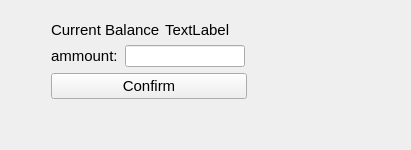
            <widget class="QWidget" name="WithdrawPage">
             <layout class="QGridLayout" name="gridLayout_10">
              <item row="0" column="0">
               <layout class="QGridLayout" name="gridLayout_9">
                <item row="0" column="1">
                 <spacer name="verticalSpacer_8">
                  <property name="orientation">
                   <enum>Qt::Vertical</enum>
                  </property>
                  <property name="sizeType">
                   <enum>QSizePolicy::Expanding</enum>
                  </property>
                  <property name="sizeHint" stdset="0">
                   <size>
                    <width>20</width>
                    <height>10</height>
                   </size>
                  </property>
                 </spacer>
                </item>
                <item row="4" column="1">
                 <spacer name="verticalSpacer_9">
                  <property name="orientation">
                   <enum>Qt::Vertical</enum>
                  </property>
                  <property name="sizeHint" stdset="0">
                   <size>
                    <width>20</width>
                    <height>40</height>
                   </size>
                  </property>
                 </spacer>
                </item>
                <item row="1" column="1">
                 <layout class="QHBoxLayout" name="horizontalLayout">
                  <item>
                   <widget class="QLabel" name="withdraw_currentbalance_label">
                    <property name="sizePolicy">
                     <sizepolicy hsizetype="Maximum" vsizetype="Maximum">
                      <horstretch>0</horstretch>
                      <verstretch>0</verstretch>
                     </sizepolicy>
                    </property>
                    <property name="minimumSize">
                     <size>
                      <width>108</width>
                      <height>18</height>
                     </size>
                    </property>
                    <property name="maximumSize">
                     <size>
                      <width>108</width>
                      <height>18</height>
                     </size>
                    </property>
                    <property name="font">
                     <font>
                      <pointsize>11</pointsize>
                     </font>
                    </property>
                    <property name="text">
                     <string>Current Balance:</string>
                    </property>
                   </widget>
                  </item>
                  <item>
                   <widget class="QLabel" name="withdraw_ammount_label_2">
                    <property name="sizePolicy">
                     <sizepolicy hsizetype="Maximum" vsizetype="Maximum">
                      <horstretch>0</horstretch>
                      <verstretch>0</verstretch>
                     </sizepolicy>
                    </property>
                    <property name="minimumSize">
                     <size>
                      <width>0</width>
                      <height>0</height>
                     </size>
                    </property>
                    <property name="maximumSize">
                     <size>
                      <width>80</width>
                      <height>18</height>
                     </size>
                    </property>
                    <property name="font">
                     <font>
                      <pointsize>11</pointsize>
                     </font>
                    </property>
                    <property name="text">
                     <string>TextLabel</string>
                    </property>
                   </widget>
                  </item>
                 </layout>
                </item>
                <item row="3" column="1">
                 <widget class="QPushButton" name="withdraw_confirm_button">
                  <property name="minimumSize">
                   <size>
                    <width>196</width>
                    <height>26</height>
                   </size>
                  </property>
                  <property name="maximumSize">
                   <size>
                    <width>196</width>
                    <height>26</height>
                   </size>
                  </property>
                  <property name="font">
                   <font>
                    <pointsize>11</pointsize>
                   </font>
                  </property>
                  <property name="text">
                   <string>Confirm</string>
                  </property>
                 </widget>
                </item>
                <item row="2" column="1">
                 <layout class="QHBoxLayout" name="horizontalLayout_3">
                  <item>
                   <widget class="QLabel" name="withdraw_ammount_label">
                    <property name="sizePolicy">
                     <sizepolicy hsizetype="Maximum" vsizetype="Maximum">
                      <horstretch>0</horstretch>
                      <verstretch>0</verstretch>
                     </sizepolicy>
                    </property>
                    <property name="minimumSize">
                     <size>
                      <width>68</width>
                      <height>22</height>
                     </size>
                    </property>
                    <property name="maximumSize">
                     <size>
                      <width>68</width>
                      <height>22</height>
                     </size>
                    </property>
                    <property name="font">
                     <font>
                      <pointsize>11</pointsize>
                     </font>
                    </property>
                    <property name="text">
                     <string>ammount:</string>
                    </property>
                   </widget>
                  </item>
                  <item>
                   <widget class="QLineEdit" name="withdraw_ammount_line">
                    <property name="sizePolicy">
                     <sizepolicy hsizetype="Maximum" vsizetype="Maximum">
                      <horstretch>0</horstretch>
                      <verstretch>0</verstretch>
                     </sizepolicy>
                    </property>
                    <property name="minimumSize">
                     <size>
                      <width>120</width>
                      <height>22</height>
                     </size>
                    </property>
                    <property name="maximumSize">
                     <size>
                      <width>120</width>
                      <height>22</height>
                     </size>
                    </property>
                   </widget>
                  </item>
                 </layout>
                </item>
                <item row="2" column="0">
                 <spacer name="horizontalSpacer_11">
                  <property name="orientation">
                   <enum>Qt::Horizontal</enum>
                  </property>
                  <property name="sizeHint" stdset="0">
                   <size>
                    <width>40</width>
                    <height>20</height>
                   </size>
                  </property>
                 </spacer>
                </item>
                <item row="2" column="2">
                 <spacer name="horizontalSpacer_12">
                  <property name="orientation">
                   <enum>Qt::Horizontal</enum>
                  </property>
                  <property name="sizeHint" stdset="0">
                   <size>
                    <width>40</width>
                    <height>20</height>
                   </size>
                  </property>
                 </spacer>
                </item>
                <item row="2" column="3">
                 <spacer name="horizontalSpacer_21">
                  <property name="orientation">
                   <enum>Qt::Horizontal</enum>
                  </property>
                  <property name="sizeType">
                   <enum>QSizePolicy::Fixed</enum>
                  </property>
                  <property name="sizeHint" stdset="0">
                   <size>
                    <width>113</width>
                    <height>20</height>
                   </size>
                  </property>
                 </spacer>
                </item>
               </layout>
              </item>
             </layout>
            </widget>
